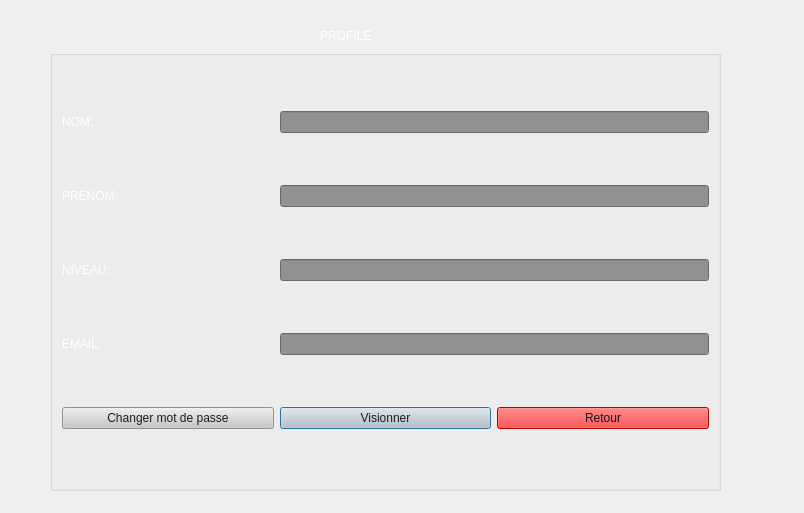
<?xml version="1.0" encoding="UTF-8"?>
<ui version="4.0">
 <class>profil</class>
 <widget class="QDialog" name="profil">
  <property name="geometry">
   <rect>
    <x>0</x>
    <y>0</y>
    <width>804</width>
    <height>513</height>
   </rect>
  </property>
  <property name="windowTitle">
   <string>Dialog</string>
  </property>
  <property name="styleSheet">
   <string notr="true">QDialog{
	background-image: url(:/img/img/hero-background-15.jpg);
}</string>
  </property>
  <widget class="QGroupBox" name="groupBox">
   <property name="geometry">
    <rect>
     <x>50</x>
     <y>50</y>
     <width>671</width>
     <height>441</height>
    </rect>
   </property>
   <property name="styleSheet">
    <string notr="true"/>
   </property>
   <layout class="QGridLayout" name="gridLayout">
    <item row="4" column="1" colspan="2">
     <widget class="QLineEdit" name="profil_email">
      <property name="enabled">
       <bool>false</bool>
      </property>
      <property name="styleSheet">
       <string notr="true">background-color: rgb(145, 145, 145);
color: rgb(6, 6, 6);</string>
      </property>
     </widget>
    </item>
    <item row="1" column="0">
     <widget class="QLabel" name="label">
      <property name="styleSheet">
       <string notr="true">color: rgb(255, 255, 255);</string>
      </property>
      <property name="text">
       <string>NOM:</string>
      </property>
     </widget>
    </item>
    <item row="3" column="0">
     <widget class="QLabel" name="label_3">
      <property name="styleSheet">
       <string notr="true">color: rgb(255, 255, 255);</string>
      </property>
      <property name="text">
       <string>NIVEAU:</string>
      </property>
     </widget>
    </item>
    <item row="3" column="1" colspan="2">
     <widget class="QLineEdit" name="profile_niveau">
      <property name="enabled">
       <bool>false</bool>
      </property>
      <property name="styleSheet">
       <string notr="true">background-color: rgb(145, 145, 145);
color: rgb(7, 7, 7);</string>
      </property>
     </widget>
    </item>
    <item row="2" column="0">
     <widget class="QLabel" name="label_2">
      <property name="styleSheet">
       <string notr="true">color: rgb(255, 255, 255);</string>
      </property>
      <property name="text">
       <string>PRENOM:</string>
      </property>
     </widget>
    </item>
    <item row="4" column="0">
     <widget class="QLabel" name="label_4">
      <property name="styleSheet">
       <string notr="true">color: rgb(255, 255, 255);</string>
      </property>
      <property name="text">
       <string>EMAIL:</string>
      </property>
     </widget>
    </item>
    <item row="1" column="1" colspan="2">
     <widget class="QLineEdit" name="profile_nom">
      <property name="enabled">
       <bool>false</bool>
      </property>
      <property name="styleSheet">
       <string notr="true">background-color: rgb(145, 145, 145);
color: rgb(8, 8, 8);</string>
      </property>
     </widget>
    </item>
    <item row="5" column="1">
     <widget class="QPushButton" name="visionner">
      <property name="styleSheet">
       <string notr="true">background-color: rgb(200, 200, 200);
color: rgb(27, 27, 27);</string>
      </property>
      <property name="text">
       <string>Visionner</string>
      </property>
     </widget>
    </item>
    <item row="5" column="0">
     <widget class="QPushButton" name="ch_pass">
      <property name="styleSheet">
       <string notr="true">background-color: rgb(200, 200, 200);
color: rgb(27, 27, 27);</string>
      </property>
      <property name="text">
       <string>Changer mot de passe</string>
      </property>
     </widget>
    </item>
    <item row="2" column="1" colspan="2">
     <widget class="QLineEdit" name="profile_prenom">
      <property name="enabled">
       <bool>false</bool>
      </property>
      <property name="styleSheet">
       <string notr="true">background-color: rgb(145, 145, 145);
color: rgb(8, 8, 8);</string>
      </property>
     </widget>
    </item>
    <item row="5" column="2">
     <widget class="QPushButton" name="ch_user">
      <property name="styleSheet">
       <string notr="true">background-color: rgb(255, 0, 0);
color: rgb(20, 20, 20);</string>
      </property>
      <property name="text">
       <string>Retour</string>
      </property>
     </widget>
    </item>
   </layout>
  </widget>
  <widget class="QLabel" name="label_5">
   <property name="geometry">
    <rect>
     <x>320</x>
     <y>20</y>
     <width>121</width>
     <height>31</height>
    </rect>
   </property>
   <property name="styleSheet">
    <string notr="true">font: 75 20pt &quot;Quicksand&quot;;
color: rgb(255, 255, 255);</string>
   </property>
   <property name="text">
    <string>PROFILE</string>
   </property>
  </widget>
 </widget>
 <resources/>
 <connections/>
</ui>
